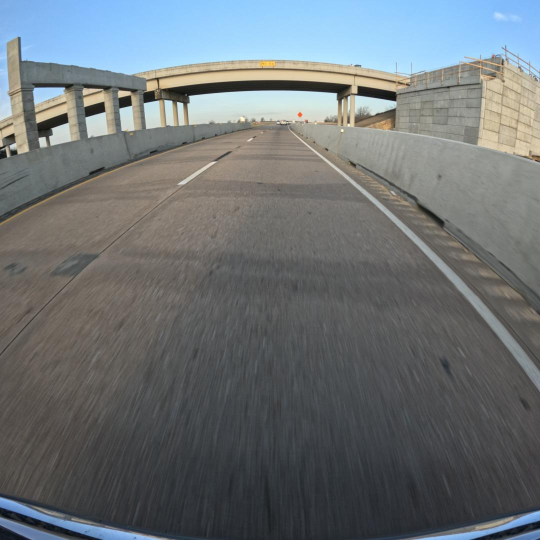
#> input picture Pavement-feature-2/test/images/GX010018_MP4-0010_jpg.rf.7a5eb74572a563a777ff66f7ed11790a.jpg, 1080 x 1080 px (shown at 1/2 size)
$ python -i ld_canny_hough_txfm.py   (imports and definitions only)
#> lines starting #> are read from the running program, lines starting #| are printed output that depends on the picture; after the words box and inside, x2 and y2 are one past the last pixel; in counts of white or black regions, pixels touching at a corner belong together
import cv2
import numpy as np
import sys
import socket
import os
import argparse

# Always use the first display
# [12 lines not run here, left out]

# Function to check if UDP port is available
# [42 lines left out: functions check_udp_port_in_use, parse_arguments, get_video_source, not called in this run]

def canny(image):
    gray_image = cv2.cvtColor(image, cv2.COLOR_RGB2GRAY)
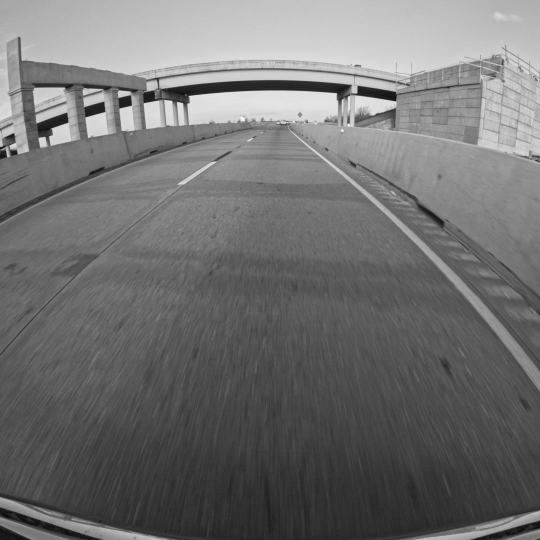
#> gray_image: shape (1080, 1080) (shown at 1/2 size); min 7, max 252, mean 113.2
    blur_image = cv2.GaussianBlur(gray_image, (5, 5), 0)
    canny_image = cv2.Canny(blur_image, 50, 150)
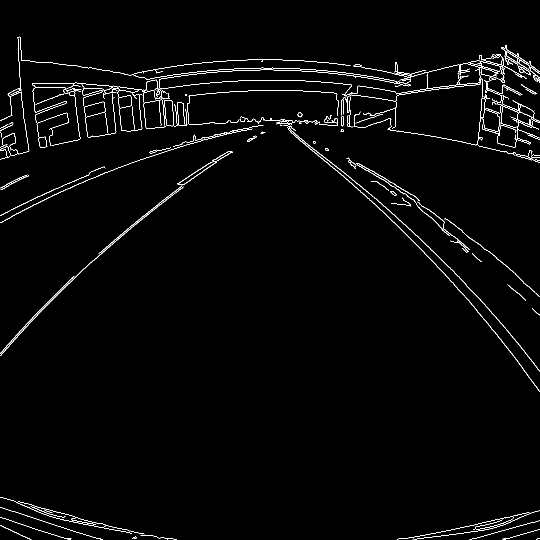
#> canny_image: shape (1080, 1080) (shown at 1/2 size); 1.8% white in thin lines or dots
    return canny_image

# [115 lines left out: functions region_of_interest, display_lines, make_coordinates, average_slope_intercept, main, not called in this run]

# [2 lines not run here, left out]

>>> import cv2
>>> picture = cv2.cvtColor(cv2.imread('Pavement-feature-2/test/images/GX010018_MP4-0010_jpg.rf.7a5eb74572a563a777ff66f7ed11790a.jpg'), cv2.COLOR_BGR2RGB)
>>> result = canny(picture)

$ run again, on Pavement-feature-2/test/images/GX010018_MP4-0017_jpg.rf.43d6abb2d3a6f8d2ae77e49e5751c541.jpg
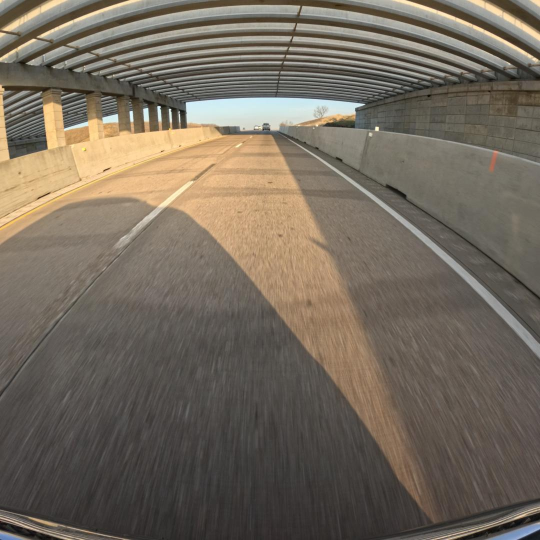
#> input picture Pavement-feature-2/test/images/GX010018_MP4-0017_jpg.rf.43d6abb2d3a6f8d2ae77e49e5751c541.jpg, 1080 x 1080 px (shown at 1/2 size)
#> in canny, `gray_image = cv2.cvtColor(image, cv2.COLOR_RGB2GRAY)`:
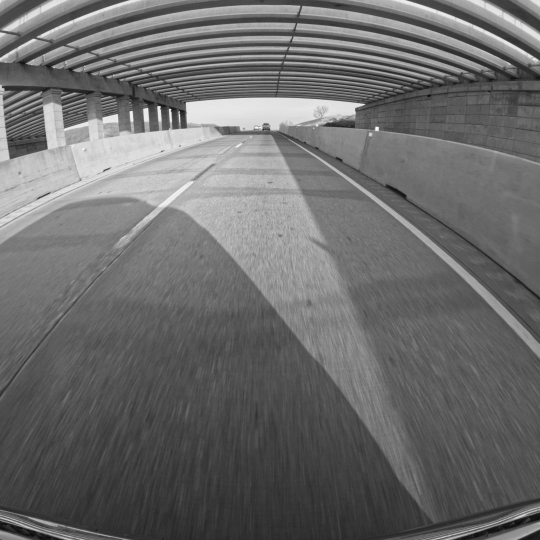
#> gray_image: shape (1080, 1080) (shown at 1/2 size); min 6, max 254, mean 107.3
#> in canny, `canny_image = cv2.Canny(blur_image, 50, 150)`:
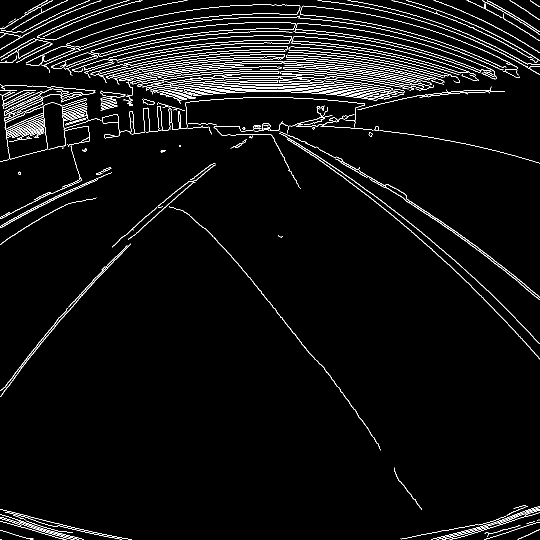
#> canny_image: shape (1080, 1080) (shown at 1/2 size); 3.9% white in thin lines or dots

$ run again, on Pavement-feature-2/test/images/GX010018_MP4-0046_jpg.rf.65db213d0a2238f0609d89b4d8d3a78c.jpg
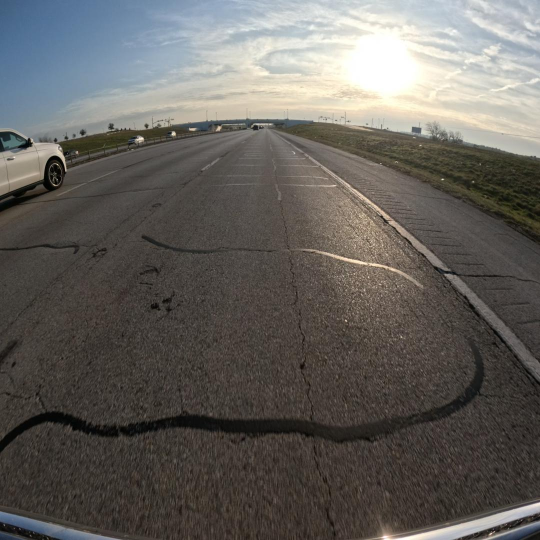
#> input picture Pavement-feature-2/test/images/GX010018_MP4-0046_jpg.rf.65db213d0a2238f0609d89b4d8d3a78c.jpg, 1080 x 1080 px (shown at 1/2 size)
#> in canny, `gray_image = cv2.cvtColor(image, cv2.COLOR_RGB2GRAY)`:
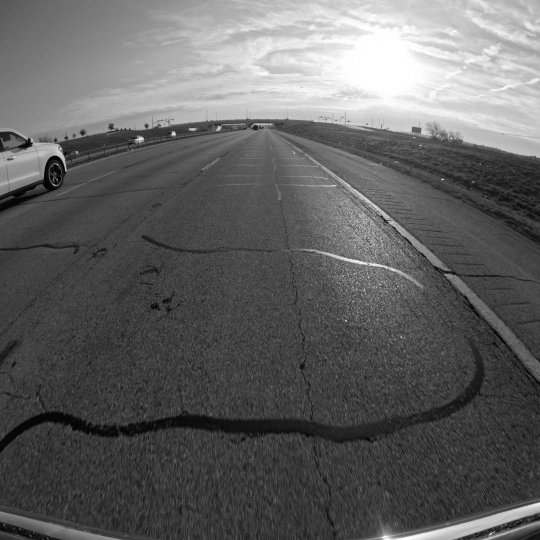
#> gray_image: shape (1080, 1080) (shown at 1/2 size); min 0, max 255, mean 97.8
#> in canny, `canny_image = cv2.Canny(blur_image, 50, 150)`:
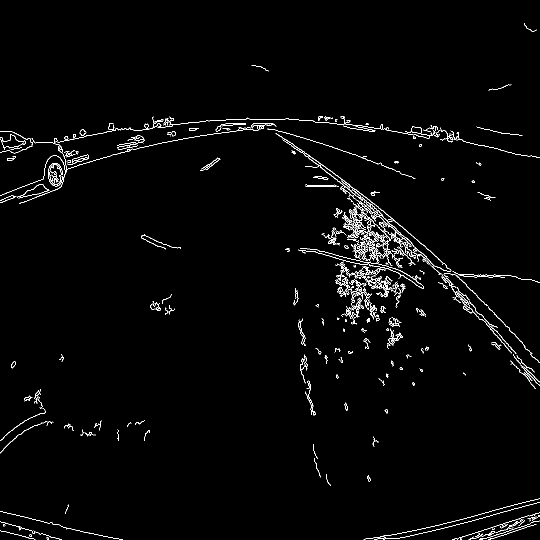
#> canny_image: shape (1080, 1080) (shown at 1/2 size); 1.8% white in thin lines or dots

$ run again, on Pavement-feature-2/test/images/GX010018_trimmed_mp4-0002_jpg.rf.50fed2587ef46b0c661f4d158e2c2c8a.jpg
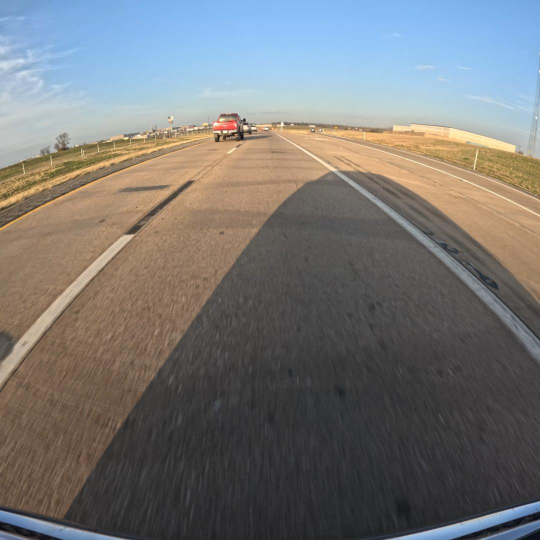
#> input picture Pavement-feature-2/test/images/GX010018_trimmed_mp4-0002_jpg.rf.50fed2587ef46b0c661f4d158e2c2c8a.jpg, 1080 x 1080 px (shown at 1/2 size)
#> in canny, `gray_image = cv2.cvtColor(image, cv2.COLOR_RGB2GRAY)`:
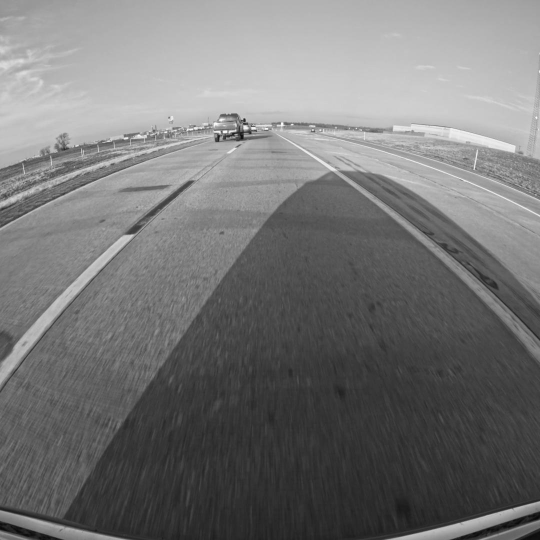
#> gray_image: shape (1080, 1080) (shown at 1/2 size); min 5, max 253, mean 118.3
#> in canny, `canny_image = cv2.Canny(blur_image, 50, 150)`:
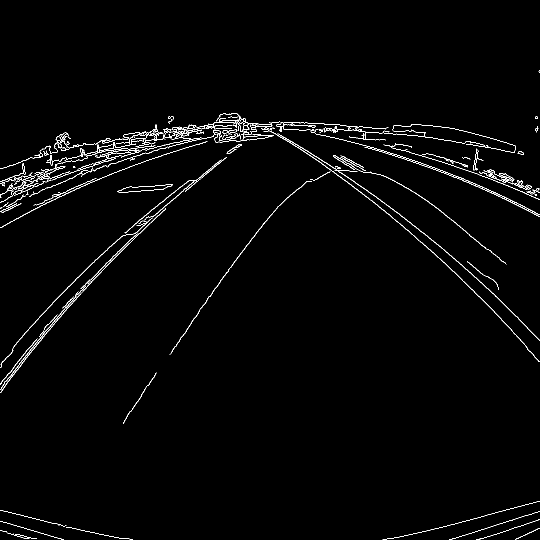
#> canny_image: shape (1080, 1080) (shown at 1/2 size); 1.6% white in thin lines or dots, all inside (x1, y1, x2, y2) = (0, 141, 1080, 1080)
